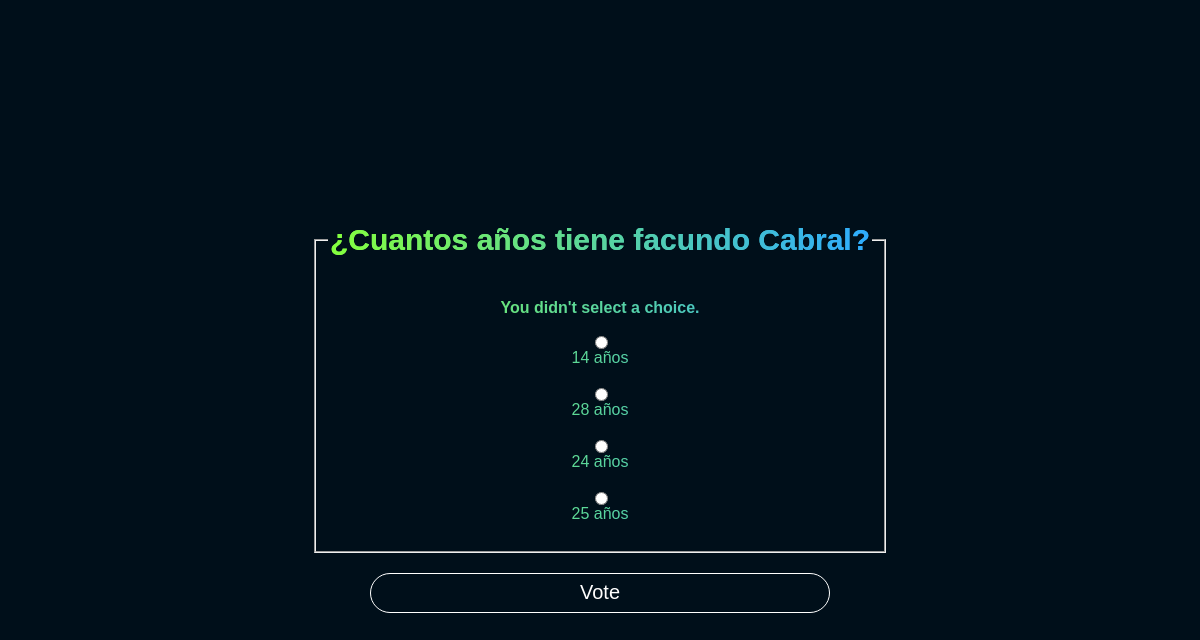
The page /polls/4/vote/ on the database its author committed.
### polls/models.py (models this page shows, shortened)
class Question(models.Model):
    question_text = models.CharField(max_length=200) #definimos el campo question_text como un campo de tipo CharField, con un tamaño máximo de 200 caracteres
    pub_date = models.DateTimeField("Date published") #definimos el campo pub_date como un campo de tipo DateTimeField, con una etiqueta 'date published'

class Choice(models.Model):
    question = models.ForeignKey(Question, on_delete=models.CASCADE) #definimos el campo question como una llave foránea de la tabla Question, cada vez que se elimine un registro de la tabla Question, se eliminarán todos los registros de la tabla Choices que tengan como llave foránea el id de la tabla Question
    choice_text = models.CharField(max_length=200) #definimos el campo choice_text como un campo de tipo CharField, con un tamaño máximo de 200 caracteres
    votes = models.IntegerField(default=0) #definimos el campo votes como un campo de tipo IntegerField, con un valor por defecto de 0

### polls/views.py (the view)
# urls.py: path("<int:question_id>/vote/", views.vote, name="vote"),
def vote(request, question_id): #esta es para votar
    question = get_object_or_404(Question, pk=question_id)
    try:
        selected_choice = question.choice_set.get(pk=request.POST["choice"])
    except (KeyError):
        return render(request, "polls/detail.html", {
            "question": question,
            "error_message": "You didn't select a choice."
            })
    else:
        selected_choice.votes += 1
        selected_choice.save()
        return HttpResponseRedirect(reverse("polls:results", args=(question.id,)))

### polls/templates/polls/detail.html (shortened to what this page needs)
{% load static %}
<!DOCTYPE html>
<html lang="en">
<head>
    <link rel="stylesheet" href="{% static 'polls/style.css'  %}"></link>
    <link rel="stylesheet" href="{% static 'polls/detail.css'  %}"></link>
</head>
<body>
        <form action="{% url 'polls:vote' question.id %}" method="post">
            <fieldset>
                <legend><h1>{{ question.question_text }}</h1></legend>
                {% if error_message %}
                    <p><strong>{{ error_message }}</strong></p>
                {% endif %}
                {% for choice in question.choice_set.all %}
                    <input type="radio" name="choice" id="choice{{ forloop.counter }}" value="{{ choice.id }}">
                    <label for="choice{{ forloop.counter }}">{{ choice.choice_text }}</label>
                    <br>
                {% endfor %}
            </fieldset>
            <input type="submit" value="Vote">
        </form>
</body>
</html>

### polls/static/polls/style.css (style rules this page uses)
body { display: flex; align-items: center; justify-content: center; flex-direction: column; height: 100vh; background: hsl(204 100% 5%); font-family:Arial, Helvetica, sans-serif; }
header, ul, h1 { background: linear-gradient( to right, hsl(98 100% 62%), hsl(204 100% 59%) ); -webkit-background-clip: text; -webkit-text-fill-color: transparent; text-align: center ; font-size: 30px; }

### polls/static/polls/detail.css (style rules this page uses)
body { display: flex; align-items: center; justify-content: center; }
form { background: linear-gradient( to right, hsl(98 100% 62%), hsl(204 100% 59%) ); -webkit-background-clip: text; -webkit-text-fill-color: transparent; text-align: center ; }
fieldset { display: flex; align-items: center; justify-content: center; flex-direction: column; }
input[type="submit"] { width: 80%; height: 40px; margin-top: 20px; -webkit-text-fill-color: white; background: hsl(204 100% 5%); border: 1px solid white; font-size: 20px; border-radius: 1em; }

### rows shown on the page
Question: question_text "¿Cuantos años tiene facundo Cabral?"
Choice: choice_text "14 años"
Choice: choice_text "28 años"
Choice: choice_text "24 años"
Choice: choice_text "25 años"

### other values the page prints
{{ error_message }} "You didn't select a choice."
